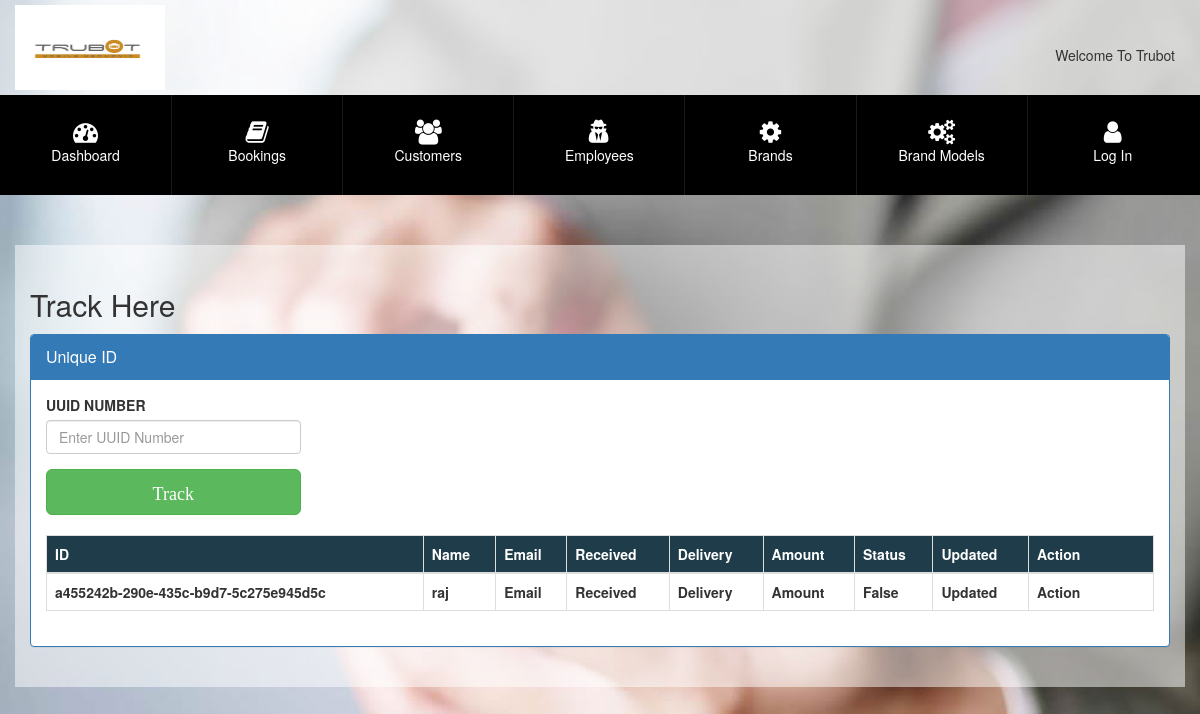
Page /a455242b-290e-435c-b9d7-5c275e945d5c on the earlier database version.
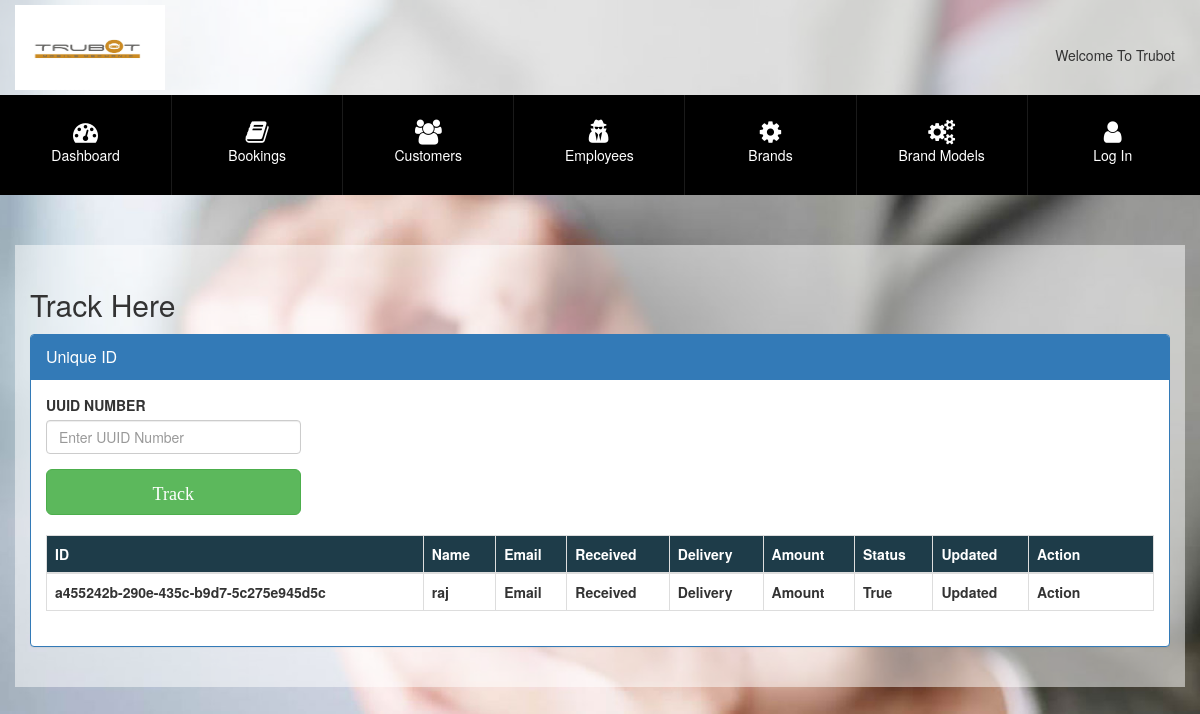
Same page on the later database version.
### myapp1/models.py (models this page shows)
class customerentry(models.Model):
    id = ShortUUIDField(primary_key=True, default=uuid.uuid4, editable=False,max_length=6)
    Customername=models.CharField(default="user",max_length=50)
    Receivedate=models.DateField(default=datetime.now())
    Deliverydate=models.DateField(default=datetime.now())
    jobpending=models.CharField(max_length=20)
    Email=models.CharField(max_length=30,default='Trubotattend@gmail.com')
    devicebrand=models.CharField(max_length=10,default="I-Phone")
    model=models.CharField(max_length=10,default="I-Phones")
    imei=models.CharField(max_length=20)
    devicecolour=models.CharField(max_length=10,default="Black")
    providerinfo=models.CharField(max_length=20)
    password=models.CharField(max_length=10)
    fault=models.CharField(max_length=200,default="Error")
    amount=models.IntegerField(default=0)
    power=models.BooleanField(default=False)
    charging=models.BooleanField(default=False)
    display=models.BooleanField(default=False)
    camera=models.BooleanField(default=False)
    battery=models.BooleanField(default=False)
    pictures=models.ImageField(upload_to='device_images',blank=True)
    others=models.TextField(max_length=200)
    parts=models.TextField(max_length=120,default="NOTHING YET")
    status=models.BooleanField(default=False)

### myapp1/views.py (the view)
# urls.py: re_path(r'^(?P<selfid>[a-f0-9]{8}-?[a-f0-9]{4}-?4[a-f0-9]{3}-?[89ab][a-f0-9]{3}-?[a-f0-9]{12})', views.track),
def track(request,selfid):
    tasks=customerentry.objects.filter(id=selfid)
    tasks=[obj.__dict__ for obj in tasks]
    return render(request,"customer.html",{'tasks':tasks})

### templates/customer.html (shortened to what this page needs)
{% load static %}
<!doctype html>
<html>
<head>
<link href="{%static 'styles/styles.css'%} " rel="stylesheet">
<link rel="stylesheet" href="https://maxcdn.bootstrapcdn.com/bootstrap/3.4.1/css/bootstrap.min.css">
<link href="{% static 'styles/customstyles.css' %}" rel="stylesheet">
<link href="{%static 'styles/parsley.css'%}" rel="stylesheet">
<link href="{%static 'styles/magnific-popup.css' %}" rel="stylesheet">
<link href="{%static 'styles/dataTables.bootstrap.css'%}" rel="stylesheet">
<link href="{%static 'styles/bootstrap-datepicker.css'%}" rel="stylesheet">
<link href="{%static 'styles/chosen.css'%}" rel="stylesheet">
<link rel="stylesheet" href="https://cdnjs.cloudflare.com/ajax/libs/font-awesome/4.7.0/css/font-awesome.min.css">
</head>
<body style="background-image:url({%static 'background.jpg' %})">
<div id="superdiv">
  <header id="header">
    <div class="container">
      <div class="row">
        <aside class="logo pull-left"><img src="{%static 'logo1.jpg'%}" alt="Trubot" height="85" width="150"></aside>
        <div class="usrOpt no-pad col-md-6 pull-right">
          <div class="statusBar"> <span class="pull-left">Welcome To Trubot {{request.user.username}}</span>
        </div>
        </div>
      </div>
    </div>
    <nav id="mainMenu">
      <div class="container">
        <div class="row">
          <ul class="topMenu">
            <li > <a href="#"><i class="fa fa-dashboard"></i><br>
              Dashboard</a> </li>
            <li > <a href="#"><i class="fa fa-book"></i><br>
              Bookings</a> </li>
            <li > <a href="/#>"><i class="fa fa-users"></i><br>
              Customers</a> </li>
            <li> <a href="/#>"><i class="fa fa-user-secret"></i><br>
              Employees</a> </li>
            <li> <a href="/#"><i class="fa fa-cog"></i><br>
              Brands</a> </li>
            <li > <a href="/#"><i class="fa fa-cogs"></i><br>
              Brand Models</a> </li>
            <li> <a href="/login"><i class="fa fa-user"></i><br>
              Log In </a> </li>
          </ul>
        </div>
      </div>
    </nav>
  </header>
  <div class="container bookings-form">
    <div class="row">
        <div class="col-sm-6">
            <h2>Track Here</h2>
       </div>
    </div>
    <div class="form-box">
        <div class="panel panel-primary">
            <div class="panel-heading">
                <h3 class="panel-title">Unique ID </h3>
            </div>
            <div class="panel-body">
                <div class="row">
                    <div class="col-md-3">
                        <div class="form-group">
                            <form method=POST id="bookingform" name="bookingform">
                            <label for="">UUID NUMBER</label>
                            <input type="search" class="form-control" name="uuid" id="uuid" required="" placeholder="Enter UUID Number">
                        </div>
                        <button type="submit" class="btn btn-success btn-lg btn-block" data-toggle="modal" data-target="#modal_form">
                          <i class="fa fa"> Track</i>
                        </button>
                    </div>
  </div>
  <br>
  <table id="table" class="table table-striped table-bordered" cellspacing="0" width="100%">
    <thead>
        <tr>
            <th>ID</th>
            <th>Name</th>
            <th>Email</th>
            <th>Received</th>
            <th>Delivery</th>
            <th>Amount</th>
            <th>Status</th>
            <th>Updated</th>
            <th style="width:125px;">Action</th>
        </tr>
    </thead>
    <tfoot>
        <tr>
            {%for task in tasks%}
            <th>{{task.id}}</th>
            <th>{{task.Customername}}</th>
            <th>Email</th>
            <th>Received</th>
            <th>Delivery</th>
            <th>Amount</th>
            <th>{{task.status}}</th>
            <th>Updated</th>
            <th>Action</th>
            {% endfor%}
        </tr>
    </tfoot>
</table>
</body>
</html>

Differences in the rows shown:
changed customerentry "raj": status "False" → "True"
